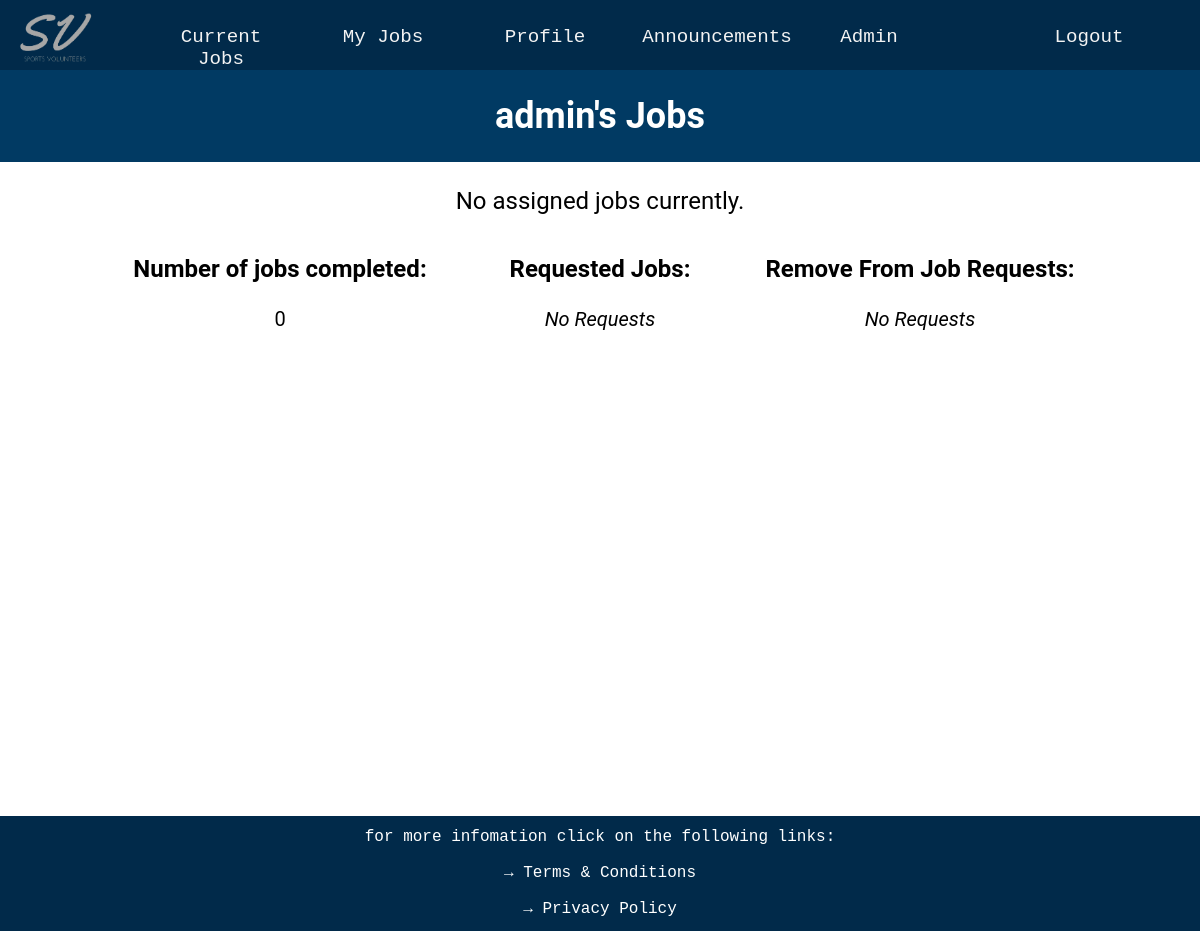
The page /my_jobs (signed in) on the database as committed earlier.
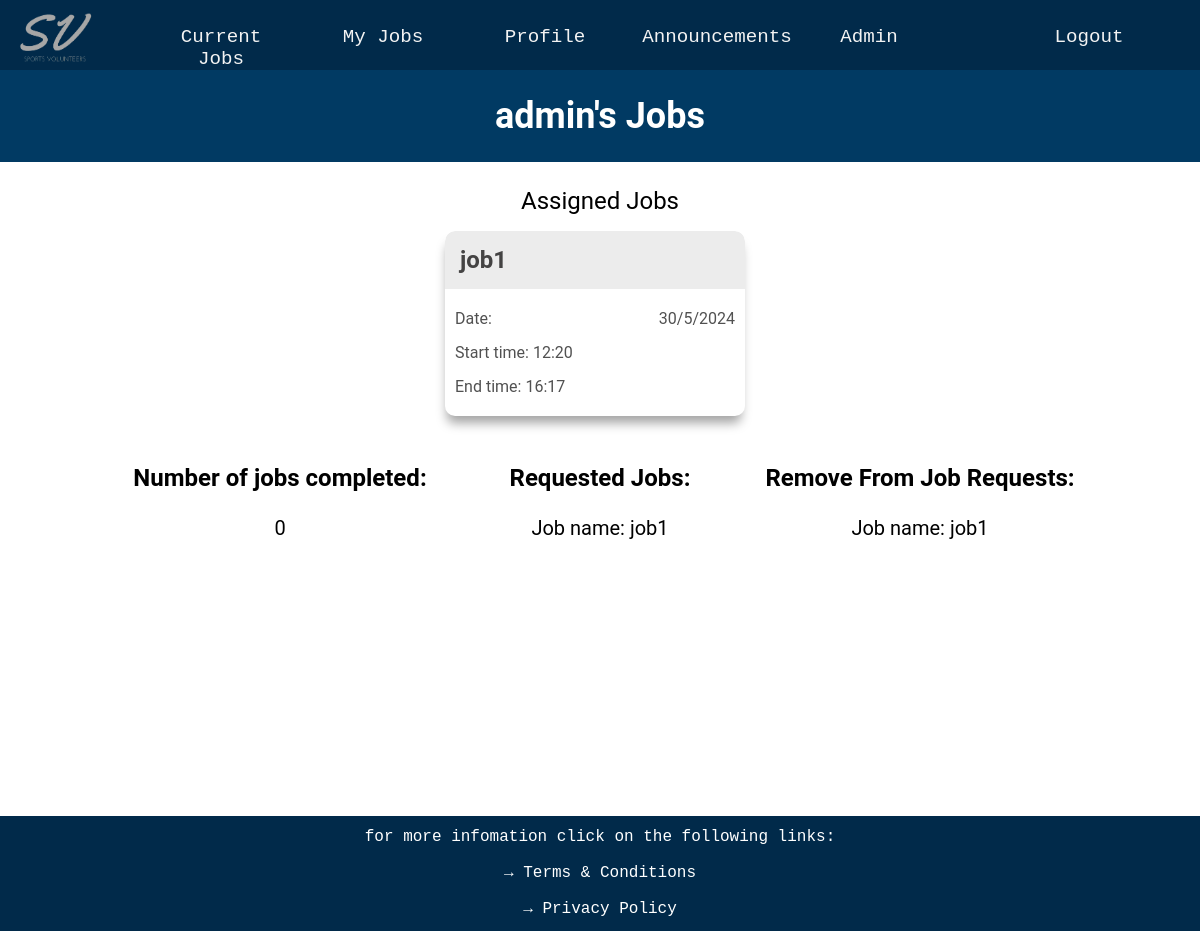
The same page on the database as committed later.
### website/databases.py (models this page shows, shortened)
class Jobs(UserMixin, db.Model):
    __tablename__ = 'jobs'
    job_id = db.Column(db.Integer, primary_key=True)
    job_name = db.Column(db.String(20))
    volunteers_needed = db.Column(db.Integer)
    volunteers_needed_left = db.Column(db.Integer)
    start_time = db.Column(db.String(20))
    end_time = db.Column(db.String(20))
    date = db.Column(db.String(20))
    job_description = db.Column(db.String(300))
    job_qualifications = db.relationship('Qualification', secondary=JobRequirements,
                                         backref=db.backref('required_for_jobs', lazy='subquery'))

class RemoveRequests(UserMixin, db.Model):
    __tablename__ = 'remove_requests'
    remove_request_id = db.Column(db.Integer, primary_key=True, autoincrement=True)
    user_id = db.Column(db.Integer, db.ForeignKey('users.user_id'))
    job_id = db.Column(db.Integer, db.ForeignKey('jobs.job_id'))
    user = db.relationship('User', backref=db.backref('remove_requests', lazy='subquery'))
    job = db.relationship('Jobs', backref=db.backref('remove_requests', lazy='subquery'))

### website/routes.py (the view)
@app.route('/my_jobs', methods=['GET', 'POST'])
def my_jobs():
    current_user_id = current_user.get_id()
    assigned_jobs = Jobs.query.join(UserJobLink, Jobs.job_id == UserJobLink.job_id).filter(UserJobLink.user_id == current_user_id).all()
    my_remove_requests = RemoveRequests.query.filter_by(user_id=current_user_id).all()
    requested_removal_job_ids = [rem.job_id for rem in my_remove_requests]
    assigned_job_ids = []
    for assigned_job in assigned_jobs:
        assigned_job_ids.append(assigned_job.job_id)
    requested_job_ids = []
    requested_jobs = Requests.query.filter_by(user_id=current_user_id).all()
    for requested in requested_jobs:
        requested_job_ids.append(requested.job_id)
    if 'remove_request_job_id' in request.form:
        job_id_request = request.form['remove_request_job_id']
        new_request = RemoveRequests(user_id=current_user_id, job_id=job_id_request)
        db.session.add(new_request)
        db.session.commit()
        return redirect(url_for('my_jobs'))
    return render_template('my_jobs.html',assigned_jobs=assigned_jobs, assigned_job_ids=assigned_job_ids, requested_job_ids=requested_job_ids,
                           my_remove_requests=my_remove_requests, requested_removal_job_ids=requested_removal_job_ids,
                           current_user_id=current_user_id, job_table=Jobs, prescription_level = prescription_level)

### website/databases.py (called while the page is built)
    def get_id(self):
        return str(self.user_id)

### website/routes.py (called while the page is built)
@lm.user_loader
def load_user(user_id):
    return User.query.get(int(user_id))

### website/templates/my_jobs.html (shortened to what this page needs)
{% extends "layout.html" %}
{% block page_content %}
<div class="p-title-box">
    <h1 class = 'profile-title'>{{ current_user.username }}'s Jobs  </h1>
</div>
<div class="timetable-boxes">
{% if assigned_jobs %}
    <p class='profile-box-text' style='font-size: 3vh;'>Assigned Jobs</p>
    {% for job in assigned_jobs %}
    <div class="job-content">
        <element onclick="togglePopup('{{ job.job_id }}')">
            <div class="job-box">
                <div class="job-name-box">
                    <div class="job-name"><b>{{ job.job_name }}</b></div>
                </div>
                <div>Date: <span>{{ job.date }}</span></div>
                <div>Start time: <span>{{ job.start_time }}</span></div>
                <div>End time: <span>{{ job.end_time }}</span></div>
            </div>
        </element>
    </div>
    {% endfor %}
{% else %}
    <p class='profile-box-text' style='font-size: 3vh;'>No assigned jobs currently.</p>
{% endif %}
</div>
<div class='info-boxes'>
    <div class='info-box'>
        <p class='info-box-header'><b>Number of jobs completed:</b></p>
        <p class='info-box-text'> {{ current_user.jobs_completed }} </p>
    </div>
    <div class='info-box'>
        <p class='info-box-header'><b>Requested Jobs:</b></p>
        {% if requested_job_ids %}
            {% for my_request in requested_job_ids %}
                <p class='info-box-text'> Job name: {{ job_table.query.filter_by(job_id=my_request).first().job_name }} </p>
            {% endfor %}
        {% else %}
            <p class='info-box-text'><i>No Requests</i></p>
        {% endif %}
    </div>
    <div class='info-box'>
        <p class='info-box-header'><b>Remove From Job Requests:</b></p>
        {% if my_remove_requests %}
            {% for remove_request in my_remove_requests %}
                <p class='info-box-text'> Job name: {{ job_table.query.filter_by(job_id=remove_request.job_id).first().job_name }} </p>
            {% endfor %}
        {% else %}
            <p class='info-box-text'><i>No Requests</i></p>
        {% endif %}
    </div>
    </div>
{% endblock %}

Rows that differ between the two databases and show on the page:
now on this page (row edited): Jobs: job_name "job1", date "30/5/2024", start_time "12:20", end_time "16:17"
now on this page (row edited): Jobs: query.filter_by "job1"
added RemoveRequests: query.filter_by "job1"
Other text that changed with them:
text no longer shown: "No assigned jobs currently. No Requests No Requests"
text now shown: "Assigned Jobs"
new list line: "Job name:"
